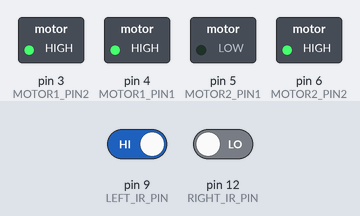
A sketch run on a simulated Arduino Uno, built with avr-gcc and run on an emulated ATmega328P. On the bench: switched loads named in the sketch (green lamp = pin HIGH). The test bench sets the inputs (shaded band); at power-on: pin 9 (LEFT_IR_PIN) HIGH, pin 12 (RIGHT_IR_PIN) LOW.

Above: at 1.2 s.
1.3 s: pin 9 (LEFT_IR_PIN) driven LOW
At 2.2 s:
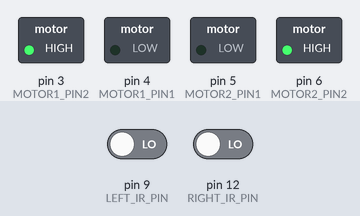
2.8 s: pin 12 (RIGHT_IR_PIN) driven HIGH
At 3.3 s:
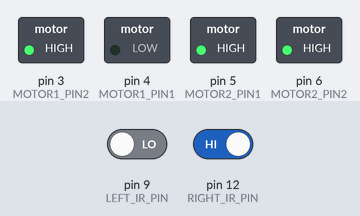
4.3 s: pin 9 (LEFT_IR_PIN) driven HIGH
At 5.5 s:
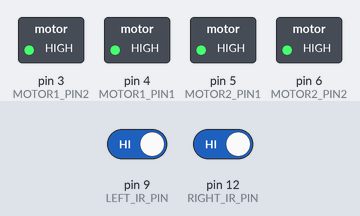
5.8 s: pin 12 (RIGHT_IR_PIN) driven LOW
At 6.8 s:
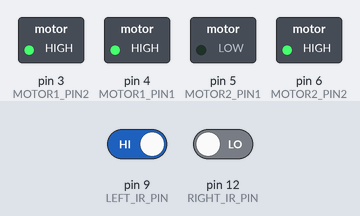
Timing chart, 0 to 8.3 s (numbered marks = the images above; inputs shaded):
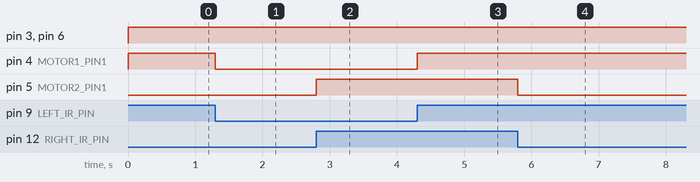

Measured:
- after the input at 1.3 s, pin 4 (MOTOR1_PIN1): HIGH → LOW at once
- after the input at 2.8 s, pin 5 (MOTOR2_PIN1): LOW → HIGH at once
- after the input at 4.3 s, pin 4 (MOTOR1_PIN1): LOW → HIGH at once
- after the input at 5.8 s, pin 5 (MOTOR2_PIN1): HIGH → LOW at once

The sketch:

Normal_Line_Follower.ino
```cpp
#define LEFT_IR_PIN 9
#define RIGHT_IR_PIN 12
#define AVOID_LEFT 8
#define AVOID_RIGHT 7

#define MOTOR1_PIN1 4
#define MOTOR1_PIN2 3
#define MOTOR2_PIN1 5
#define MOTOR2_PIN2 6

void setup() {
  pinMode(LEFT_IR_PIN, INPUT);
  pinMode(RIGHT_IR_PIN, INPUT);

  pinMode(MOTOR1_PIN1, OUTPUT);
  pinMode(MOTOR1_PIN2, OUTPUT);
  pinMode(MOTOR2_PIN1, OUTPUT);
  pinMode(MOTOR2_PIN2, OUTPUT);
}

void loop() {

  int leftSensor = digitalRead(LEFT_IR_PIN);
  int rightSensor = digitalRead(RIGHT_IR_PIN);

  if (leftSensor == LOW && rightSensor == LOW) {
    moveForward();
  }

  else if (leftSensor == LOW && rightSensor == HIGH) {
    turnRight();
  }

  else if (leftSensor == HIGH && rightSensor == LOW) {
    turnLeft();
  }

  else {
    stopMoving();
  }
}

void moveForward() {
  digitalWrite(MOTOR1_PIN1, LOW);
  digitalWrite(MOTOR1_PIN2, HIGH);
  digitalWrite(MOTOR2_PIN1, LOW);
  digitalWrite(MOTOR2_PIN2, HIGH);
}

void turnLeft() {
  digitalWrite(MOTOR1_PIN1, HIGH);
  digitalWrite(MOTOR1_PIN2, HIGH);
  digitalWrite(MOTOR2_PIN1, LOW);
  digitalWrite(MOTOR2_PIN2, HIGH);
}

void turnRight() {
  digitalWrite(MOTOR1_PIN1, LOW);
  digitalWrite(MOTOR1_PIN2, HIGH);
  digitalWrite(MOTOR2_PIN1, HIGH);
  digitalWrite(MOTOR2_PIN2, HIGH);
}

void stopMoving() {
  digitalWrite(MOTOR1_PIN1, HIGH);
  digitalWrite(MOTOR1_PIN2, HIGH);
  digitalWrite(MOTOR2_PIN1, HIGH);
  digitalWrite(MOTOR2_PIN2, HIGH);
}
```
